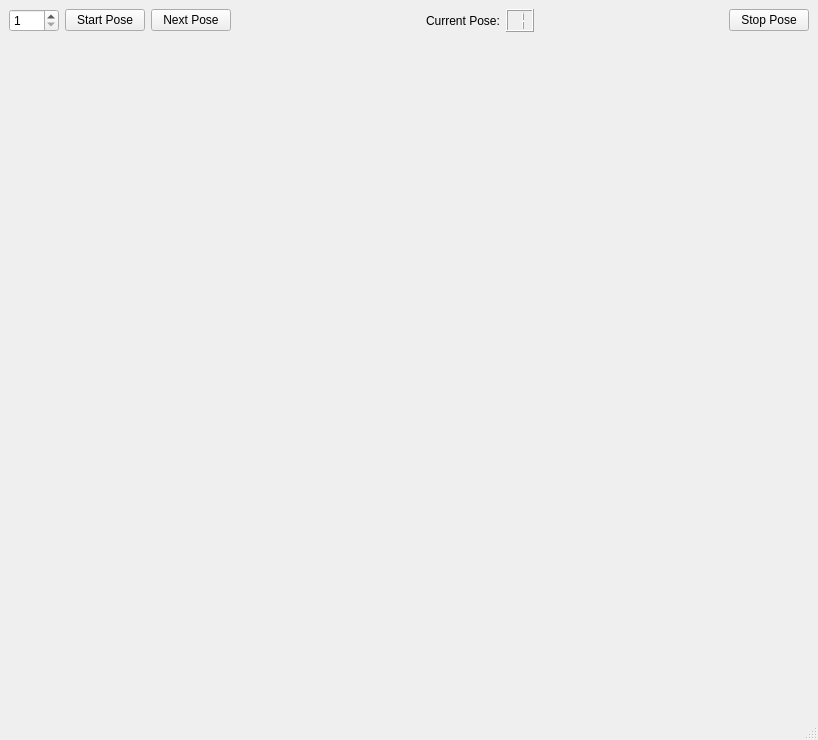
<?xml version="1.0" encoding="UTF-8"?>
<ui version="4.0">
 <class>MainWindow</class>
 <widget class="QMainWindow" name="MainWindow">
  <property name="geometry">
   <rect>
    <x>0</x>
    <y>0</y>
    <width>818</width>
    <height>740</height>
   </rect>
  </property>
  <property name="windowTitle">
   <string>Skin Tutorial</string>
  </property>
  <widget class="QWidget" name="centralwidget">
   <layout class="QVBoxLayout" name="verticalLayout">
    <item>
     <layout class="QHBoxLayout" name="horizontalLayout_9">
      <item>
       <layout class="QHBoxLayout" name="horizontalLayout_4">
        <item>
         <widget class="QSpinBox" name="sbNumOfPoses">
          <property name="minimumSize">
           <size>
            <width>50</width>
            <height>0</height>
           </size>
          </property>
          <property name="minimum">
           <number>1</number>
          </property>
          <property name="maximum">
           <number>6</number>
          </property>
         </widget>
        </item>
        <item>
         <widget class="QPushButton" name="pbStartPose">
          <property name="text">
           <string>Start Pose</string>
          </property>
         </widget>
        </item>
        <item>
         <widget class="QPushButton" name="pbNextPose">
          <property name="text">
           <string>Next Pose</string>
          </property>
         </widget>
        </item>
       </layout>
      </item>
      <item>
       <spacer name="horizontalSpacer_3">
        <property name="orientation">
         <enum>Qt::Horizontal</enum>
        </property>
        <property name="sizeHint" stdset="0">
         <size>
          <width>40</width>
          <height>20</height>
         </size>
        </property>
       </spacer>
      </item>
      <item>
       <layout class="QHBoxLayout" name="horizontalLayout_5">
        <item>
         <widget class="QLabel" name="lCurrentPose">
          <property name="text">
           <string>Current Pose:</string>
          </property>
         </widget>
        </item>
        <item>
         <widget class="QLCDNumber" name="lcdnCurrentPose">
          <property name="maximumSize">
           <size>
            <width>16777215</width>
            <height>30</height>
           </size>
          </property>
          <property name="digitCount">
           <number>1</number>
          </property>
          <property name="intValue" stdset="0">
           <number>1</number>
          </property>
         </widget>
        </item>
       </layout>
      </item>
      <item>
       <spacer name="horizontalSpacer_5">
        <property name="orientation">
         <enum>Qt::Horizontal</enum>
        </property>
        <property name="sizeHint" stdset="0">
         <size>
          <width>40</width>
          <height>20</height>
         </size>
        </property>
       </spacer>
      </item>
      <item>
       <widget class="QPushButton" name="pbStopPose">
        <property name="text">
         <string>Stop Pose</string>
        </property>
       </widget>
      </item>
     </layout>
    </item>
    <item>
     <spacer name="verticalSpacer_2">
      <property name="orientation">
       <enum>Qt::Vertical</enum>
      </property>
      <property name="sizeType">
       <enum>QSizePolicy::Fixed</enum>
      </property>
      <property name="sizeHint" stdset="0">
       <size>
        <width>20</width>
        <height>13</height>
       </size>
      </property>
     </spacer>
    </item>
    <item>
     <widget class="Skin::Visualization::Version2::SimpleViz" name="wSimpleViz" native="true">
      <property name="minimumSize">
       <size>
        <width>800</width>
        <height>600</height>
       </size>
      </property>
     </widget>
    </item>
    <item>
     <spacer name="verticalSpacer_3">
      <property name="orientation">
       <enum>Qt::Vertical</enum>
      </property>
      <property name="sizeType">
       <enum>QSizePolicy::Fixed</enum>
      </property>
      <property name="sizeHint" stdset="0">
       <size>
        <width>20</width>
        <height>13</height>
       </size>
      </property>
     </spacer>
    </item>
   </layout>
  </widget>
  <widget class="QMenuBar" name="menubar">
   <property name="geometry">
    <rect>
     <x>0</x>
     <y>0</y>
     <width>818</width>
     <height>25</height>
    </rect>
   </property>
  </widget>
  <widget class="QStatusBar" name="statusbar"/>
 </widget>
 <customwidgets>
  <customwidget>
   <class>Skin::Visualization::Version2::SimpleViz</class>
   <extends>QWidget</extends>
   <header>SkinViz/Version2/SimpleViz/SimpleViz.h</header>
   <container>1</container>
  </customwidget>
 </customwidgets>
 <resources/>
 <connections/>
</ui>
